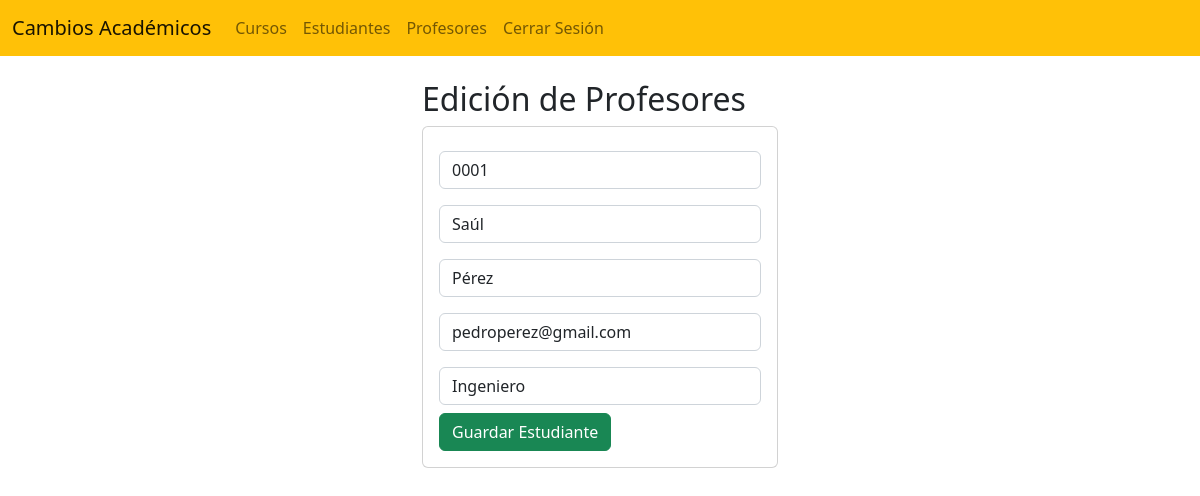
Screenshot of /ProfesorHome/EditarProfesor/0001 with the database file from the repository.
### blog/models.py (models this page shows, shortened)
class Profesor(models.Model):
    id = models.CharField(primary_key=True, max_length=4)
    nombre = models.CharField(max_length=30)
    apellido = models.CharField(max_length=30)
    email = models.EmailField()
    profesion = models.CharField(max_length=30)

### blog/views.py (the view)
# urls.py: path('ProfesorHome/EditarProfesor/<id>', views.EditarProfesor),
def EditarProfesor(request, id):
    profesor = Profesor.objects.get(id=id)
    return render(request, "EditarProfesor.html", {"profesor": profesor})

### blog/templates/EditarProfesor.html (shortened to what this page needs)
{% extends "./base.html" %}
{% block body %}
<div class="row">
    <div class="col-md-4 offset-md-4">
        <h2>Edición de Profesores</h2>
        <div class="card">
            <div class="card-body">
                <form action="/ProfesorHome/EditProfesor/" method="POST">{% csrf_token %}
                    <div class="form-group py-2">
                        <input type="text" id="IDNum" name="IDNum" value="{{profesor.id}}" class="form-control"
                        placeholder="ID" minlength="2" maxlength="4" readonly required>
                    </div>
                    <div class="form-group py-2">
                        <input type="text" id="NombreTxt" name="NombreTxt" value="{{profesor.nombre}}" class="form-control"
                        placeholder="Nombre" maxlength="50" required>
                    </div>
                    <div class="form-group py-2">
                        <input type="text" id="ApellidoTxt" name="ApellidoTxt" value="{{profesor.apellido}}" class="form-control"
                        placeholder="Apellido" maxlength="50" required>
                    </div>
                    <div class="form-group py-2">
                        <input type="text" id="EmailTxt" name="EmailTxt" value="{{profesor.email}}" class="form-control"
                        placeholder="Mail" maxlength="50" required>
                    </div>
                    <div class="form-group py-2">
                        <input type="text" id="ProfesionTxt" name="ProfesionTxt" value="{{profesor.profesion}}" class="form-control"
                        placeholder="Profesor" maxlength="50" required>
                    </div>
                    <div class="form-group">
                       <button type="submit" class="btn btn-success btn-block text-white">Guardar Estudiante</button>
                    </div>
                </form>
            </div>
        </div>
    </div>
</div>
{% endblock %}

### rows the page displays
Profesor: NombreTxt "Saúl", ApellidoTxt "Pérez", EmailTxt "pedroperez@gmail.com", ProfesionTxt "Ingeniero"
